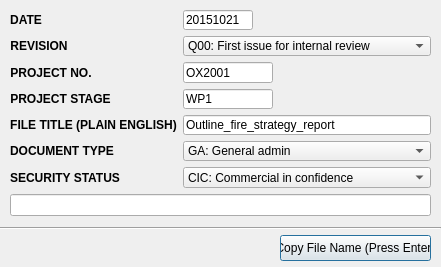
<?xml version="1.0" encoding="UTF-8"?>
<ui version="4.0">
 <class>dialog_6_1_naming_convention</class>
 <widget class="QDialog" name="dialog_6_1_naming_convention">
  <property name="geometry">
   <rect>
    <x>0</x>
    <y>0</y>
    <width>441</width>
    <height>267</height>
   </rect>
  </property>
  <property name="windowTitle">
   <string>OFR Naming Convention</string>
  </property>
  <widget class="QPushButton" name="pushButton_copy">
   <property name="geometry">
    <rect>
     <x>280</x>
     <y>235</y>
     <width>151</width>
     <height>26</height>
    </rect>
   </property>
   <property name="text">
    <string>Copy File Name (Press Enter)</string>
   </property>
  </widget>
  <widget class="QWidget" name="verticalLayoutWidget">
   <property name="geometry">
    <rect>
     <x>10</x>
     <y>10</y>
     <width>421</width>
     <height>206</height>
    </rect>
   </property>
   <layout class="QVBoxLayout" name="verticalLayout">
    <item>
     <layout class="QFormLayout" name="formLayout">
      <item row="0" column="0">
       <widget class="QLabel" name="label_16">
        <property name="font">
         <font>
          <weight>75</weight>
          <bold>true</bold>
         </font>
        </property>
        <property name="text">
         <string>DATE</string>
        </property>
        <property name="alignment">
         <set>Qt::AlignCenter</set>
        </property>
       </widget>
      </item>
      <item row="0" column="1">
       <widget class="QLineEdit" name="lineEdit_1_date">
        <property name="maximumSize">
         <size>
          <width>70</width>
          <height>16777215</height>
         </size>
        </property>
        <property name="text">
         <string>20151021</string>
        </property>
       </widget>
      </item>
      <item row="1" column="0">
       <widget class="QLabel" name="label_15">
        <property name="font">
         <font>
          <weight>75</weight>
          <bold>true</bold>
         </font>
        </property>
        <property name="text">
         <string>REVISION</string>
        </property>
        <property name="alignment">
         <set>Qt::AlignCenter</set>
        </property>
       </widget>
      </item>
      <item row="1" column="1">
       <widget class="QComboBox" name="comboBox_2_revision">
        <property name="maximumSize">
         <size>
          <width>16777215</width>
          <height>16777215</height>
         </size>
        </property>
        <item>
         <property name="text">
          <string>Q00: First issue for internal review</string>
         </property>
        </item>
        <item>
         <property name="text">
          <string>Q01: Reviewer's comments</string>
         </property>
        </item>
        <item>
         <property name="text">
          <string>Q02: Authoriser's comments</string>
         </property>
        </item>
        <item>
         <property name="text">
          <string>D00: First issue to others for comment</string>
         </property>
        </item>
        <item>
         <property name="text">
          <string>D01: Sub-sequent external reviews</string>
         </property>
        </item>
        <item>
         <property name="text">
          <string>R00: First issue</string>
         </property>
        </item>
        <item>
         <property name="text">
          <string>R01: Second issue</string>
         </property>
        </item>
       </widget>
      </item>
      <item row="2" column="0">
       <widget class="QLabel" name="label_14">
        <property name="maximumSize">
         <size>
          <width>90</width>
          <height>16777215</height>
         </size>
        </property>
        <property name="font">
         <font>
          <weight>75</weight>
          <bold>true</bold>
         </font>
        </property>
        <property name="text">
         <string>PROJECT NO.</string>
        </property>
        <property name="alignment">
         <set>Qt::AlignCenter</set>
        </property>
       </widget>
      </item>
      <item row="2" column="1">
       <widget class="QLineEdit" name="lineEdit_3_project_no">
        <property name="maximumSize">
         <size>
          <width>90</width>
          <height>16777215</height>
         </size>
        </property>
        <property name="text">
         <string>OX2001</string>
        </property>
       </widget>
      </item>
      <item row="3" column="0">
       <widget class="QLabel" name="label_17">
        <property name="font">
         <font>
          <weight>75</weight>
          <bold>true</bold>
         </font>
        </property>
        <property name="text">
         <string>PROJECT STAGE</string>
        </property>
        <property name="alignment">
         <set>Qt::AlignCenter</set>
        </property>
       </widget>
      </item>
      <item row="3" column="1">
       <widget class="QLineEdit" name="lineEdit_4_project_stage">
        <property name="maximumSize">
         <size>
          <width>90</width>
          <height>16777215</height>
         </size>
        </property>
        <property name="text">
         <string>WP1</string>
        </property>
       </widget>
      </item>
      <item row="4" column="0">
       <widget class="QLabel" name="label_18">
        <property name="font">
         <font>
          <weight>75</weight>
          <bold>true</bold>
         </font>
        </property>
        <property name="text">
         <string>FILE TITLE (PLAIN ENGLISH)</string>
        </property>
        <property name="alignment">
         <set>Qt::AlignCenter</set>
        </property>
       </widget>
      </item>
      <item row="4" column="1">
       <widget class="QLineEdit" name="lineEdit_5_title">
        <property name="minimumSize">
         <size>
          <width>200</width>
          <height>0</height>
         </size>
        </property>
        <property name="text">
         <string>Outline_fire_strategy_report</string>
        </property>
       </widget>
      </item>
      <item row="5" column="0">
       <widget class="QLabel" name="label_19">
        <property name="font">
         <font>
          <weight>75</weight>
          <bold>true</bold>
         </font>
        </property>
        <property name="text">
         <string>DOCUMENT TYPE</string>
        </property>
        <property name="alignment">
         <set>Qt::AlignCenter</set>
        </property>
       </widget>
      </item>
      <item row="5" column="1">
       <widget class="QComboBox" name="comboBox_6_type">
        <item>
         <property name="text">
          <string>GA: General admin</string>
         </property>
        </item>
        <item>
         <property name="text">
          <string>MD: Marketing</string>
         </property>
        </item>
        <item>
         <property name="text">
          <string>FP: Fee proposal</string>
         </property>
        </item>
        <item>
         <property name="text">
          <string>LT: Letter</string>
         </property>
        </item>
        <item>
         <property name="text">
          <string>DN: Design note</string>
         </property>
        </item>
        <item>
         <property name="text">
          <string>OF: Outline strategy</string>
         </property>
        </item>
        <item>
         <property name="text">
          <string>DF: Detailed strategy</string>
         </property>
        </item>
        <item>
         <property name="text">
          <string>RF: Retrospective strategy</string>
         </property>
        </item>
        <item>
         <property name="text">
          <string>FA: Fire risk assessment</string>
         </property>
        </item>
        <item>
         <property name="text">
          <string>FS: Fire survey report</string>
         </property>
        </item>
        <item>
         <property name="text">
          <string>FN: File note</string>
         </property>
        </item>
        <item>
         <property name="text">
          <string>MN: Meeting notes</string>
         </property>
        </item>
        <item>
         <property name="text">
          <string>CS: Calculation sheet</string>
         </property>
        </item>
        <item>
         <property name="text">
          <string>SK: Sketch</string>
         </property>
        </item>
        <item>
         <property name="text">
          <string>DW: Drawing</string>
         </property>
        </item>
        <item>
         <property name="text">
          <string>XO: Expert opinion</string>
         </property>
        </item>
       </widget>
      </item>
      <item row="6" column="0">
       <widget class="QLabel" name="label_20">
        <property name="font">
         <font>
          <weight>75</weight>
          <bold>true</bold>
         </font>
        </property>
        <property name="text">
         <string>SECURITY STATUS</string>
        </property>
        <property name="alignment">
         <set>Qt::AlignCenter</set>
        </property>
       </widget>
      </item>
      <item row="6" column="1">
       <widget class="QComboBox" name="comboBox_7_security_status">
        <item>
         <property name="text">
          <string>CIC: Commercial in confidence</string>
         </property>
        </item>
        <item>
         <property name="text">
          <string>WPC: Without prejudice and confidential</string>
         </property>
        </item>
        <item>
         <property name="text">
          <string>SDS: Secure document</string>
         </property>
        </item>
        <item>
         <property name="text">
          <string>FID: Free issue document (no security status)</string>
         </property>
        </item>
       </widget>
      </item>
     </layout>
    </item>
    <item>
     <widget class="QLineEdit" name="lineEdit_result"/>
    </item>
   </layout>
  </widget>
  <widget class="Line" name="line">
   <property name="geometry">
    <rect>
     <x>0</x>
     <y>220</y>
     <width>441</width>
     <height>16</height>
    </rect>
   </property>
   <property name="orientation">
    <enum>Qt::Horizontal</enum>
   </property>
  </widget>
 </widget>
 <tabstops>
  <tabstop>pushButton_copy</tabstop>
 </tabstops>
 <resources/>
 <connections/>
</ui>
